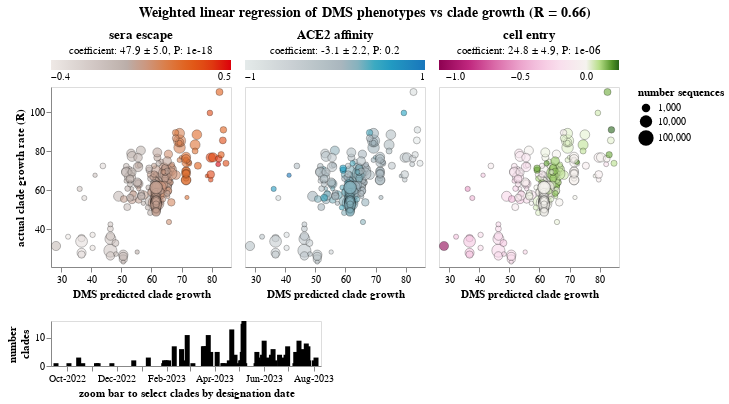
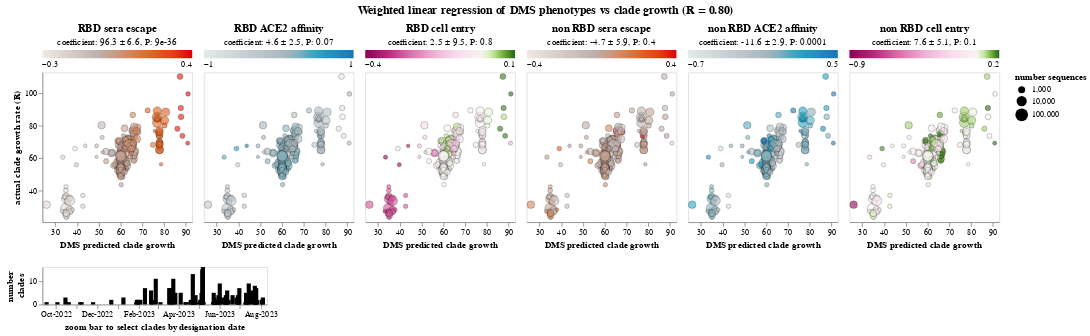

The code cell stored with these charts, in order, in its notebook:
### Markdown cell above
Now perform OLS, weighting clades by log number of sequences:

### Code cell
# pivot DMS data to get phenotypes
ols_vars = (
    pango_dms_growth_df
    .rename(
        columns={
            "phenotype": "full spike",
            "phenotype_RBD_only": "RBD",
            "phenotype_nonRBD_only": "non RBD",
        }
    )
    .assign(
        # group muts missing data from all phenotypes
        muts_from_DMS_clade_missing_data=lambda x: (
            x.groupby("clade")
            [f"muts_from_{dms_clade}_missing_data"]
            .transform(
                lambda s: "; ".join(dict.fromkeys([m for ms in s.str.split("; ") for m in ms if m]))
            )
        ),
    )
    .rename(columns={f"muts_from_{dms_clade}": "muts_from_DMS_clade"})
    .pivot_table(
        index=[
            "clade",
            "R",
            "date",
            "muts_from_DMS_clade",
            "muts_from_DMS_clade_missing_data",
            "number sequences",
        ],
        columns="DMS_phenotype",
        values=["full spike", "RBD", "non RBD"],
    )
    .reset_index()
)
# flatten column names
ols_vars.columns = [
    " ".join(c).strip().replace("full spike ", "")
    for c in ols_vars.columns.values
]

# https://www.einblick.ai/python-code-examples/ordinary-least-squares-regression-statsmodels/
for name, exog_vars in [
    ("full spike", phenotypes),
    (
        "separate RBD and non-RBD",
        [f"{d} {c}" for d in ["RBD", "non RBD"] for c in phenotypes],
    ),
]:
    print(f"\n\nFitting for {name}:")
    ols_model = statsmodels.api.WLS(
        endog=ols_vars[["R"]],
        exog=statsmodels.api.add_constant(ols_vars[exog_vars]),
        # weight by log n sequences, so pass log**2
        weights=numpy.log(ols_vars["number sequences"])**2,
    )
    res_ols = ols_model.fit()
    display(res_ols.summary())

    fitted_df = ols_vars.assign(DMS_predicted_growth=res_ols.predict())

    plot_size=180
    
    clade_selection = alt.selection_point(fields=["clade"], on="mouseover", empty=False)

    n_sequences_init = int(10 * math.log10(fitted_df["number sequences"].min())) / 10
    n_sequences_slider = alt.param(
        value=n_sequences_init,
        bind=alt.binding_range(
            name="minimum log10 number sequences in clade",
            min=n_sequences_init,
            max=math.log10(fitted_df["number sequences"].max() / 10),
        ),
    )

    # date slider: https://stackoverflow.com/a/67941109
    select_date = alt.selection_interval(encodings=["x"])
    date_slider = (
        alt.Chart(fitted_df[["clade", "date"]].drop_duplicates())
        .mark_bar(color="black")
        .encode(
            x=alt.X(
                "date",
                title="zoom bar to select clades by designation date",
                axis=alt.Axis(format="%b-%Y"),
            ),
            y=alt.Y("count()", title=["number", "clades"]),
        )
        .properties(width=1.5 * plot_size, height=45)
        .add_params(select_date)
    )
    
    base_growth_chart = (
        alt.Chart(fitted_df)
        .transform_filter(
            alt.expr.log(alt.datum["number sequences"]) / math.log(10) >= n_sequences_slider
        )
        .transform_filter(select_date)
        .encode(
            size=alt.Size(
                "number sequences",
                scale=alt.Scale(
                    type="log",
                    nice=False,
                    range=[15, 250],
                ),
                legend=alt.Legend(symbolStrokeWidth=0),
            ),
            strokeWidth=alt.condition(clade_selection, alt.value(2), alt.value(0.5)),
            strokeOpacity=alt.condition(clade_selection, alt.value(1), alt.value(0.5)),
            tooltip=[
                "clade",
                alt.Tooltip("R", title="growth rate (R)", format=".1f"),
                alt.Tooltip("DMS_predicted_growth", title="DMS predicted growth", format=".1f"),
                alt.Tooltip("number sequences", format=".2g"),
                alt.Tooltip("date", title="designation date"),
                alt.Tooltip("muts_from_DMS_clade", title=f"muts from {dms_clade}"),
                alt.Tooltip("muts_from_DMS_clade_missing_data", title="muts missing DMS data"),
                *[alt.Tooltip(v, format=".2f") for v in exog_vars],  
            ],
        )
        .mark_circle(stroke="black", fillOpacity=0.6)
        .properties(width=plot_size, height=plot_size)
        .add_params(clade_selection, n_sequences_slider)
    )

    growth_charts = [
        (
            base_growth_chart
            .encode(
                x=alt.X(
                    "DMS_predicted_growth",
                    title="DMS predicted clade growth",
                    scale=alt.Scale(nice=False, padding=5, zero=False),
                ),
                y=alt.Y(
                    "R",
                    title="actual clade growth rate (R)",
                    scale=alt.Scale(nice=False, padding=5, zero=False),
                    axis=None if i else alt.Axis(),
                ),
                color=alt.Color(
                    dms_pheno,
                    title=None,
                    legend=alt.Legend(
                        orient="top",
                        titleFontSize=12,
                        gradientLength=plot_size,
                        gradientThickness=10,
                        offset=5,
                    ),
                    scale=alt.Scale(
                        scheme=color_scheme,
                        domainMid=0,
                        nice=False,
                    ),
                )
            )
            .properties(
                title=alt.TitleParams(
                    text=dms_pheno,
                    subtitle=(
                        f"coefficient: {res_ols.params[dms_pheno]:.1f} "
                        # https://stackoverflow.com/a/53966201
                        + f"\u00B1 {res_ols.bse[dms_pheno]:.1f}, "
                        + f"P: {res_ols.pvalues[dms_pheno]:.1g}"
                    ),
                    subtitleFontSize=11,
                ),
            )
        )
        for i, (dms_pheno, color_scheme) in enumerate(zip(
            exog_vars, itertools.cycle(["lightgreyred", "lightgreyteal", "pinkyellowgreen"])
        ))
    ]

    growth_chart = (
        alt.vconcat(
            alt.hconcat(*growth_charts, spacing=11).resolve_scale(color="independent"),
            date_slider,
        )
        .properties(
            title=alt.TitleParams(
                f"Weighted linear regression of DMS phenotypes vs clade growth (R = {math.sqrt(res_ols.rsquared):.2f})",
                anchor="middle",
                fontSize=14,
                dy=-5,
            ),
        )
        .configure_axis(grid=False)
    )
    
    display(growth_chart)

### Figure 1 — Vega-Lite specification as saved in the notebook (floating-point values rounded to 4 significant figures; data arrays with more than 128 entries replaced by an {"elided": "..."} marker saying what was removed)
{"config": {"view": {"continuousWidth": 300, "continuousHeight": 300}, "axis": {"grid": false}}, "vconcat": [{"hconcat": [{"mark": {"type": "circle", "fillOpacity": 0.6, "stroke": "black"}, "encoding": {"color": {"field": "sera escape", "legend": {"gradientLength": 180, "gradientThickness": 10, "offset": 5, "orient": "top", "titleFontSize": 12}, "scale": {"domainMid": 0, "nice": false, "scheme": "lightgreyred"}, "title": null, "type": "quantitative"}, "size": {"field": "number sequences", "legend": {"symbolStrokeWidth": 0}, "scale": {"nice": false, "range": [15, 250], "type": "log"}, "type": "quantitative"}, "strokeOpacity": {"condition": {"param": "param_412", "value": 1, "empty": false}, "value": 0.5}, "strokeWidth": {"condition": {"param": "param_412", "value": 2, "empty": false}, "value": 0.5}, "tooltip": [{"field": "clade", "type": "nominal"}, {"field": "R", "format": ".1f", "title": "growth rate (R)", "type": "quantitative"}, {"field": "DMS_predicted_growth", "format": ".1f", "title": "DMS predicted growth", "type": "quantitative"}, {"field": "number sequences", "format": ".2g", "type": "quantitative"}, {"field": "date", "title": "designation date", "type": "temporal"}, {"field": "muts_from_DMS_clade", "title": "muts from XBB.1.5", "type": "nominal"}, {"field": "muts_from_DMS_clade_missing_data", "title": "muts missing DMS data", "type": "nominal"}, {"field": "sera escape", "format": ".2f", "type": "quantitative"}, {"field": "ACE2 affinity", "format": ".2f", "type": "quantitative"}, {"field": "cell entry", "format": ".2f", "type": "quantitative"}], "x": {"field": "DMS_predicted_growth", "scale": {"nice": false, "padding": 5, "zero": false}, "title": "DMS predicted clade growth", "type": "quantitative"}, "y": {"axis": {}, "field": "R", "scale": {"nice": false, "padding": 5, "zero": false}, "title": "actual clade growth rate (R)", "type": "quantitative"}}, "height": 180, "name": "view_857", "title": {"text": "sera escape", "subtitle": "coefficient: 47.9 ± 5.0, P: 1e-18", "subtitleFontSize": 11}, "transform": [{"filter": "((log(datum['number sequences']) / 2.302585092994046) >= param_413)"}, {"filter": {"param": "param_414"}}], "width": 180}, {"mark": {"type": "circle", "fillOpacity": 0.6, "stroke": "black"}, "encoding": {"color": {"field": "ACE2 affinity", "legend": {"gradientLength": 180, "gradientThickness": 10, "offset": 5, "orient": "top", "titleFontSize": 12}, "scale": {"domainMid": 0, "nice": false, "scheme": "lightgreyteal"}, "title": null, "type": "quantitative"}, "size": {"field": "number sequences", "legend": {"symbolStrokeWidth": 0}, "scale": {"nice": false, "range": [15, 250], "type": "log"}, "type": "quantitative"}, "strokeOpacity": {"condition": {"param": "param_412", "value": 1, "empty": false}, "value": 0.5}, "strokeWidth": {"condition": {"param": "param_412", "value": 2, "empty": false}, "value": 0.5}, "tooltip": [{"field": "clade", "type": "nominal"}, {"field": "R", "format": ".1f", "title": "growth rate (R)", "type": "quantitative"}, {"field": "DMS_predicted_growth", "format": ".1f", "title": "DMS predicted growth", "type": "quantitative"}, {"field": "number sequences", "format": ".2g", "type": "quantitative"}, {"field": "date", "title": "designation date", "type": "temporal"}, {"field": "muts_from_DMS_clade", "title": "muts from XBB.1.5", "type": "nominal"}, {"field": "muts_from_DMS_clade_missing_data", "title": "muts missing DMS data", "type": "nominal"}, {"field": "sera escape", "format": ".2f", "type": "quantitative"}, {"field": "ACE2 affinity", "format": ".2f", "type": "quantitative"}, {"field": "cell entry", "format": ".2f", "type": "quantitative"}], "x": {"field": "DMS_predicted_growth", "scale": {"nice": false, "padding": 5, "zero": false}, "title": "DMS predicted clade growth", "type": "quantitative"}, "y": {"axis": null, "field": "R", "scale": {"nice": false, "padding": 5, "zero": false}, "title": "actual clade growth rate (R)", "type": "quantitative"}}, "height": 180, "name": "view_858", "title": {"text": "ACE2 affinity", "subtitle": "coefficient: -3.1 ± 2.2, P: 0.2", "subtitleFontSize": 11}, "transform": [{"filter": "((log(datum['number sequences']) / 2.302585092994046) >= param_413)"}, {"filter": {"param": "param_414"}}], "width": 180}, {"mark": {"type": "circle", "fillOpacity": 0.6, "stroke": "black"}, "encoding": {"color": {"field": "cell entry", "legend": {"gradientLength": 180, "gradientThickness": 10, "offset": 5, "orient": "top", "titleFontSize": 12}, "scale": {"domainMid": 0, "nice": false, "scheme": "pinkyellowgreen"}, "title": null, "type": "quantitative"}, "size": {"field": "number sequences", "legend": {"symbolStrokeWidth": 0}, "scale": {"nice": false, "range": [15, 250], "type": "log"}, "type": "quantitative"}, "strokeOpacity": {"condition": {"param": "param_412", "value": 1, "empty": false}, "value": 0.5}, "strokeWidth": {"condition": {"param": "param_412", "value": 2, "empty": false}, "value": 0.5}, "tooltip": [{"field": "clade", "type": "nominal"}, {"field": "R", "format": ".1f", "title": "growth rate (R)", "type": "quantitative"}, {"field": "DMS_predicted_growth", "format": ".1f", "title": "DMS predicted growth", "type": "quantitative"}, {"field": "number sequences", "format": ".2g", "type": "quantitative"}, {"field": "date", "title": "designation date", "type": "temporal"}, {"field": "muts_from_DMS_clade", "title": "muts from XBB.1.5", "type": "nominal"}, {"field": "muts_from_DMS_clade_missing_data", "title": "muts missing DMS data", "type": "nominal"}, {"field": "sera escape", "format": ".2f", "type": "quantitative"}, {"field": "ACE2 affinity", "format": ".2f", "type": "quantitative"}, {"field": "cell entry", "format": ".2f", "type": "quantitative"}], "x": {"field": "DMS_predicted_growth", "scale": {"nice": false, "padding": 5, "zero": false}, "title": "DMS predicted clade growth", "type": "quantitative"}, "y": {"axis": null, "field": "R", "scale": {"nice": false, "padding": 5, "zero": false}, "title": "actual clade growth rate (R)", "type": "quantitative"}}, "height": 180, "name": "view_859", "title": {"text": "cell entry", "subtitle": "coefficient: 24.8 ± 4.9, P: 1e-06", "subtitleFontSize": 11}, "transform": [{"filter": "((log(datum['number sequences']) / 2.302585092994046) >= param_413)"}, {"filter": {"param": "param_414"}}], "width": 180}], "data": {"name": "data-3ae32d06489ce6b8e5f635bcb3a1ba7f"}, "resolve": {"scale": {"color": "independent"}}, "spacing": 11}, {"data": {"name": "data-569897156718e4fef93ffe042ce61b90"}, "mark": {"type": "bar", "color": "black"}, "encoding": {"x": {"axis": {"format": "%b-%Y"}, "field": "date", "title": "zoom bar to select clades by designation date", "type": "temporal"}, "y": {"aggregate": "count", "title": ["number", "clades"], "type": "quantitative"}}, "height": 45, "name": "view_860", "width": 270.0}], "params": [{"name": "param_412", "select": {"type": "point", "fields": ["clade"], "on": "mouseover"}, "views": ["view_857", "view_858", "view_859"]}, {"name": "param_413", "bind": {"input": "range", "max": 4.2, "min": 2.3, "name": "minimum log10 number sequences in clade"}, "value": 2.3}, {"name": "param_414", "select": {"type": "interval", "encodings": ["x"]}, "views": ["view_860"]}], "title": {"text": "Weighted linear regression of DMS phenotypes vs clade growth (R = 0.66)", "anchor": "middle", "dy": -5, "fontSize": 14}, "$schema": "https://vega.github.io/schema/vega-lite/v5.8.0.json", "datasets": {"data-3ae32d06489ce6b8e5f635bcb3a1ba7f": {"elided": "276 records"}, "data-569897156718e4fef93ffe042ce61b90": {"elided": "276 records"}}}

### Figure 2 — Vega-Lite specification as saved in the notebook (floating-point values rounded to 4 significant figures; data arrays with more than 128 entries replaced by an {"elided": "..."} marker saying what was removed)
{"config": {"view": {"continuousWidth": 300, "continuousHeight": 300}, "axis": {"grid": false}}, "vconcat": [{"hconcat": [{"mark": {"type": "circle", "fillOpacity": 0.6, "stroke": "black"}, "encoding": {"color": {"field": "RBD sera escape", "legend": {"gradientLength": 180, "gradientThickness": 10, "offset": 5, "orient": "top", "titleFontSize": 12}, "scale": {"domainMid": 0, "nice": false, "scheme": "lightgreyred"}, "title": null, "type": "quantitative"}, "size": {"field": "number sequences", "legend": {"symbolStrokeWidth": 0}, "scale": {"nice": false, "range": [15, 250], "type": "log"}, "type": "quantitative"}, "strokeOpacity": {"condition": {"param": "param_415", "value": 1, "empty": false}, "value": 0.5}, "strokeWidth": {"condition": {"param": "param_415", "value": 2, "empty": false}, "value": 0.5}, "tooltip": [{"field": "clade", "type": "nominal"}, {"field": "R", "format": ".1f", "title": "growth rate (R)", "type": "quantitative"}, {"field": "DMS_predicted_growth", "format": ".1f", "title": "DMS predicted growth", "type": "quantitative"}, {"field": "number sequences", "format": ".2g", "type": "quantitative"}, {"field": "date", "title": "designation date", "type": "temporal"}, {"field": "muts_from_DMS_clade", "title": "muts from XBB.1.5", "type": "nominal"}, {"field": "muts_from_DMS_clade_missing_data", "title": "muts missing DMS data", "type": "nominal"}, {"field": "RBD sera escape", "format": ".2f", "type": "quantitative"}, {"field": "RBD ACE2 affinity", "format": ".2f", "type": "quantitative"}, {"field": "RBD cell entry", "format": ".2f", "type": "quantitative"}, {"field": "non RBD sera escape", "format": ".2f", "type": "quantitative"}, {"field": "non RBD ACE2 affinity", "format": ".2f", "type": "quantitative"}, {"field": "non RBD cell entry", "format": ".2f", "type": "quantitative"}], "x": {"field": "DMS_predicted_growth", "scale": {"nice": false, "padding": 5, "zero": false}, "title": "DMS predicted clade growth", "type": "quantitative"}, "y": {"axis": {}, "field": "R", "scale": {"nice": false, "padding": 5, "zero": false}, "title": "actual clade growth rate (R)", "type": "quantitative"}}, "height": 180, "name": "view_861", "title": {"text": "RBD sera escape", "subtitle": "coefficient: 96.3 ± 6.6, P: 9e-36", "subtitleFontSize": 11}, "transform": [{"filter": "((log(datum['number sequences']) / 2.302585092994046) >= param_416)"}, {"filter": {"param": "param_417"}}], "width": 180}, {"mark": {"type": "circle", "fillOpacity": 0.6, "stroke": "black"}, "encoding": {"color": {"field": "RBD ACE2 affinity", "legend": {"gradientLength": 180, "gradientThickness": 10, "offset": 5, "orient": "top", "titleFontSize": 12}, "scale": {"domainMid": 0, "nice": false, "scheme": "lightgreyteal"}, "title": null, "type": "quantitative"}, "size": {"field": "number sequences", "legend": {"symbolStrokeWidth": 0}, "scale": {"nice": false, "range": [15, 250], "type": "log"}, "type": "quantitative"}, "strokeOpacity": {"condition": {"param": "param_415", "value": 1, "empty": false}, "value": 0.5}, "strokeWidth": {"condition": {"param": "param_415", "value": 2, "empty": false}, "value": 0.5}, "tooltip": [{"field": "clade", "type": "nominal"}, {"field": "R", "format": ".1f", "title": "growth rate (R)", "type": "quantitative"}, {"field": "DMS_predicted_growth", "format": ".1f", "title": "DMS predicted growth", "type": "quantitative"}, {"field": "number sequences", "format": ".2g", "type": "quantitative"}, {"field": "date", "title": "designation date", "type": "temporal"}, {"field": "muts_from_DMS_clade", "title": "muts from XBB.1.5", "type": "nominal"}, {"field": "muts_from_DMS_clade_missing_data", "title": "muts missing DMS data", "type": "nominal"}, {"field": "RBD sera escape", "format": ".2f", "type": "quantitative"}, {"field": "RBD ACE2 affinity", "format": ".2f", "type": "quantitative"}, {"field": "RBD cell entry", "format": ".2f", "type": "quantitative"}, {"field": "non RBD sera escape", "format": ".2f", "type": "quantitative"}, {"field": "non RBD ACE2 affinity", "format": ".2f", "type": "quantitative"}, {"field": "non RBD cell entry", "format": ".2f", "type": "quantitative"}], "x": {"field": "DMS_predicted_growth", "scale": {"nice": false, "padding": 5, "zero": false}, "title": "DMS predicted clade growth", "type": "quantitative"}, "y": {"axis": null, "field": "R", "scale": {"nice": false, "padding": 5, "zero": false}, "title": "actual clade growth rate (R)", "type": "quantitative"}}, "height": 180, "name": "view_862", "title": {"text": "RBD ACE2 affinity", "subtitle": "coefficient: 4.6 ± 2.5, P: 0.07", "subtitleFontSize": 11}, "transform": [{"filter": "((log(datum['number sequences']) / 2.302585092994046) >= param_416)"}, {"filter": {"param": "param_417"}}], "width": 180}, {"mark": {"type": "circle", "fillOpacity": 0.6, "stroke": "black"}, "encoding": {"color": {"field": "RBD cell entry", "legend": {"gradientLength": 180, "gradientThickness": 10, "offset": 5, "orient": "top", "titleFontSize": 12}, "scale": {"domainMid": 0, "nice": false, "scheme": "pinkyellowgreen"}, "title": null, "type": "quantitative"}, "size": {"field": "number sequences", "legend": {"symbolStrokeWidth": 0}, "scale": {"nice": false, "range": [15, 250], "type": "log"}, "type": "quantitative"}, "strokeOpacity": {"condition": {"param": "param_415", "value": 1, "empty": false}, "value": 0.5}, "strokeWidth": {"condition": {"param": "param_415", "value": 2, "empty": false}, "value": 0.5}, "tooltip": [{"field": "clade", "type": "nominal"}, {"field": "R", "format": ".1f", "title": "growth rate (R)", "type": "quantitative"}, {"field": "DMS_predicted_growth", "format": ".1f", "title": "DMS predicted growth", "type": "quantitative"}, {"field": "number sequences", "format": ".2g", "type": "quantitative"}, {"field": "date", "title": "designation date", "type": "temporal"}, {"field": "muts_from_DMS_clade", "title": "muts from XBB.1.5", "type": "nominal"}, {"field": "muts_from_DMS_clade_missing_data", "title": "muts missing DMS data", "type": "nominal"}, {"field": "RBD sera escape", "format": ".2f", "type": "quantitative"}, {"field": "RBD ACE2 affinity", "format": ".2f", "type": "quantitative"}, {"field": "RBD cell entry", "format": ".2f", "type": "quantitative"}, {"field": "non RBD sera escape", "format": ".2f", "type": "quantitative"}, {"field": "non RBD ACE2 affinity", "format": ".2f", "type": "quantitative"}, {"field": "non RBD cell entry", "format": ".2f", "type": "quantitative"}], "x": {"field": "DMS_predicted_growth", "scale": {"nice": false, "padding": 5, "zero": false}, "title": "DMS predicted clade growth", "type": "quantitative"}, "y": {"axis": null, "field": "R", "scale": {"nice": false, "padding": 5, "zero": false}, "title": "actual clade growth rate (R)", "type": "quantitative"}}, "height": 180, "name": "view_863", "title": {"text": "RBD cell entry", "subtitle": "coefficient: 2.5 ± 9.5, P: 0.8", "subtitleFontSize": 11}, "transform": [{"filter": "((log(datum['number sequences']) / 2.302585092994046) >= param_416)"}, {"filter": {"param": "param_417"}}], "width": 180}, {"mark": {"type": "circle", "fillOpacity": 0.6, "stroke": "black"}, "encoding": {"color": {"field": "non RBD sera escape", "legend": {"gradientLength": 180, "gradientThickness": 10, "offset": 5, "orient": "top", "titleFontSize": 12}, "scale": {"domainMid": 0, "nice": false, "scheme": "lightgreyred"}, "title": null, "type": "quantitative"}, "size": {"field": "number sequences", "legend": {"symbolStrokeWidth": 0}, "scale": {"nice": false, "range": [15, 250], "type": "log"}, "type": "quantitative"}, "strokeOpacity": {"condition": {"param": "param_415", "value": 1, "empty": false}, "value": 0.5}, "strokeWidth": {"condition": {"param": "param_415", "value": 2, "empty": false}, "value": 0.5}, "tooltip": [{"field": "clade", "type": "nominal"}, {"field": "R", "format": ".1f", "title": "growth rate (R)", "type": "quantitative"}, {"field": "DMS_predicted_growth", "format": ".1f", "title": "DMS predicted growth", "type": "quantitative"}, {"field": "number sequences", "format": ".2g", "type": "quantitative"}, {"field": "date", "title": "designation date", "type": "temporal"}, {"field": "muts_from_DMS_clade", "title": "muts from XBB.1.5", "type": "nominal"}, {"field": "muts_from_DMS_clade_missing_data", "title": "muts missing DMS data", "type": "nominal"}, {"field": "RBD sera escape", "format": ".2f", "type": "quantitative"}, {"field": "RBD ACE2 affinity", "format": ".2f", "type": "quantitative"}, {"field": "RBD cell entry", "format": ".2f", "type": "quantitative"}, {"field": "non RBD sera escape", "format": ".2f", "type": "quantitative"}, {"field": "non RBD ACE2 affinity", "format": ".2f", "type": "quantitative"}, {"field": "non RBD cell entry", "format": ".2f", "type": "quantitative"}], "x": {"field": "DMS_predicted_growth", "scale": {"nice": false, "padding": 5, "zero": false}, "title": "DMS predicted clade growth", "type": "quantitative"}, "y": {"axis": null, "field": "R", "scale": {"nice": false, "padding": 5, "zero": false}, "title": "actual clade growth rate (R)", "type": "quantitative"}}, "height": 180, "name": "view_864", "title": {"text": "non RBD sera escape", "subtitle": "coefficient: -4.7 ± 5.9, P: 0.4", "subtitleFontSize": 11}, "transform": [{"filter": "((log(datum['number sequences']) / 2.302585092994046) >= param_416)"}, {"filter": {"param": "param_417"}}], "width": 180}, {"mark": {"type": "circle", "fillOpacity": 0.6, "stroke": "black"}, "encoding": {"color": {"field": "non RBD ACE2 affinity", "legend": {"gradientLength": 180, "gradientThickness": 10, "offset": 5, "orient": "top", "titleFontSize": 12}, "scale": {"domainMid": 0, "nice": false, "scheme": "lightgreyteal"}, "title": null, "type": "quantitative"}, "size": {"field": "number sequences", "legend": {"symbolStrokeWidth": 0}, "scale": {"nice": false, "range": [15, 250], "type": "log"}, "type": "quantitative"}, "strokeOpacity": {"condition": {"param": "param_415", "value": 1, "empty": false}, "value": 0.5}, "strokeWidth": {"condition": {"param": "param_415", "value": 2, "empty": false}, "value": 0.5}, "tooltip": [{"field": "clade", "type": "nominal"}, {"field": "R", "format": ".1f", "title": "growth rate (R)", "type": "quantitative"}, {"field": "DMS_predicted_growth", "format": ".1f", "title": "DMS predicted growth", "type": "quantitative"}, {"field": "number sequences", "format": ".2g", "type": "quantitative"}, {"field": "date", "title": "designation date", "type": "temporal"}, {"field": "muts_from_DMS_clade", "title": "muts from XBB.1.5", "type": "nominal"}, {"field": "muts_from_DMS_clade_missing_data", "title": "muts missing DMS data", "type": "nominal"}, {"field": "RBD sera escape", "format": ".2f", "type": "quantitative"}, {"field": "RBD ACE2 affinity", "format": ".2f", "type": "quantitative"}, {"field": "RBD cell entry", "format": ".2f", "type": "quantitative"}, {"field": "non RBD sera escape", "format": ".2f", "type": "quantitative"}, {"field": "non RBD ACE2 affinity", "format": ".2f", "type": "quantitative"}, {"field": "non RBD cell entry", "format": ".2f", "type": "quantitative"}], "x": {"field": "DMS_predicted_growth", "scale": {"nice": false, "padding": 5, "zero": false}, "title": "DMS predicted clade growth", "type": "quantitative"}, "y": {"axis": null, "field": "R", "scale": {"nice": false, "padding": 5, "zero": false}, "title": "actual clade growth rate (R)", "type": "quantitative"}}, "height": 180, "name": "view_865", "title": {"text": "non RBD ACE2 affinity", "subtitle": "coefficient: -11.6 ± 2.9, P: 0.0001", "subtitleFontSize": 11}, "transform": [{"filter": "((log(datum['number sequences']) / 2.302585092994046) >= param_416)"}, {"filter": {"param": "param_417"}}], "width": 180}, {"mark": {"type": "circle", "fillOpacity": 0.6, "stroke": "black"}, "encoding": {"color": {"field": "non RBD cell entry", "legend": {"gradientLength": 180, "gradientThickness": 10, "offset": 5, "orient": "top", "titleFontSize": 12}, "scale": {"domainMid": 0, "nice": false, "scheme": "pinkyellowgreen"}, "title": null, "type": "quantitative"}, "size": {"field": "number sequences", "legend": {"symbolStrokeWidth": 0}, "scale": {"nice": false, "range": [15, 250], "type": "log"}, "type": "quantitative"}, "strokeOpacity": {"condition": {"param": "param_415", "value": 1, "empty": false}, "value": 0.5}, "strokeWidth": {"condition": {"param": "param_415", "value": 2, "empty": false}, "value": 0.5}, "tooltip": [{"field": "clade", "type": "nominal"}, {"field": "R", "format": ".1f", "title": "growth rate (R)", "type": "quantitative"}, {"field": "DMS_predicted_growth", "format": ".1f", "title": "DMS predicted growth", "type": "quantitative"}, {"field": "number sequences", "format": ".2g", "type": "quantitative"}, {"field": "date", "title": "designation date", "type": "temporal"}, {"field": "muts_from_DMS_clade", "title": "muts from XBB.1.5", "type": "nominal"}, {"field": "muts_from_DMS_clade_missing_data", "title": "muts missing DMS data", "type": "nominal"}, {"field": "RBD sera escape", "format": ".2f", "type": "quantitative"}, {"field": "RBD ACE2 affinity", "format": ".2f", "type": "quantitative"}, {"field": "RBD cell entry", "format": ".2f", "type": "quantitative"}, {"field": "non RBD sera escape", "format": ".2f", "type": "quantitative"}, {"field": "non RBD ACE2 affinity", "format": ".2f", "type": "quantitative"}, {"field": "non RBD cell entry", "format": ".2f", "type": "quantitative"}], "x": {"field": "DMS_predicted_growth", "scale": {"nice": false, "padding": 5, "zero": false}, "title": "DMS predicted clade growth", "type": "quantitative"}, "y": {"axis": null, "field": "R", "scale": {"nice": false, "padding": 5, "zero": false}, "title": "actual clade growth rate (R)", "type": "quantitative"}}, "height": 180, "name": "view_866", "title": {"text": "non RBD cell entry", "subtitle": "coefficient: 7.6 ± 5.1, P: 0.1", "subtitleFontSize": 11}, "transform": [{"filter": "((log(datum['number sequences']) / 2.302585092994046) >= param_416)"}, {"filter": {"param": "param_417"}}], "width": 180}], "data": {"name": "data-d0006f4d391e77903161becf30cd66a4"}, "resolve": {"scale": {"color": "independent"}}, "spacing": 11}, {"data": {"name": "data-569897156718e4fef93ffe042ce61b90"}, "mark": {"type": "bar", "color": "black"}, "encoding": {"x": {"axis": {"format": "%b-%Y"}, "field": "date", "title": "zoom bar to select clades by designation date", "type": "temporal"}, "y": {"aggregate": "count", "title": ["number", "clades"], "type": "quantitative"}}, "height": 45, "name": "view_867", "width": 270.0}], "params": [{"name": "param_415", "select": {"type": "point", "fields": ["clade"], "on": "mouseover"}, "views": ["view_861", "view_862", "view_863", "view_864", "view_865", "view_866"]}, {"name": "param_416", "bind": {"input": "range", "max": 4.2, "min": 2.3, "name": "minimum log10 number sequences in clade"}, "value": 2.3}, {"name": "param_417", "select": {"type": "interval", "encodings": ["x"]}, "views": ["view_867"]}], "title": {"text": "Weighted linear regression of DMS phenotypes vs clade growth (R = 0.80)", "anchor": "middle", "dy": -5, "fontSize": 14}, "$schema": "https://vega.github.io/schema/vega-lite/v5.8.0.json", "datasets": {"data-d0006f4d391e77903161becf30cd66a4": {"elided": "276 records"}, "data-569897156718e4fef93ffe042ce61b90": {"elided": "276 records"}}}
